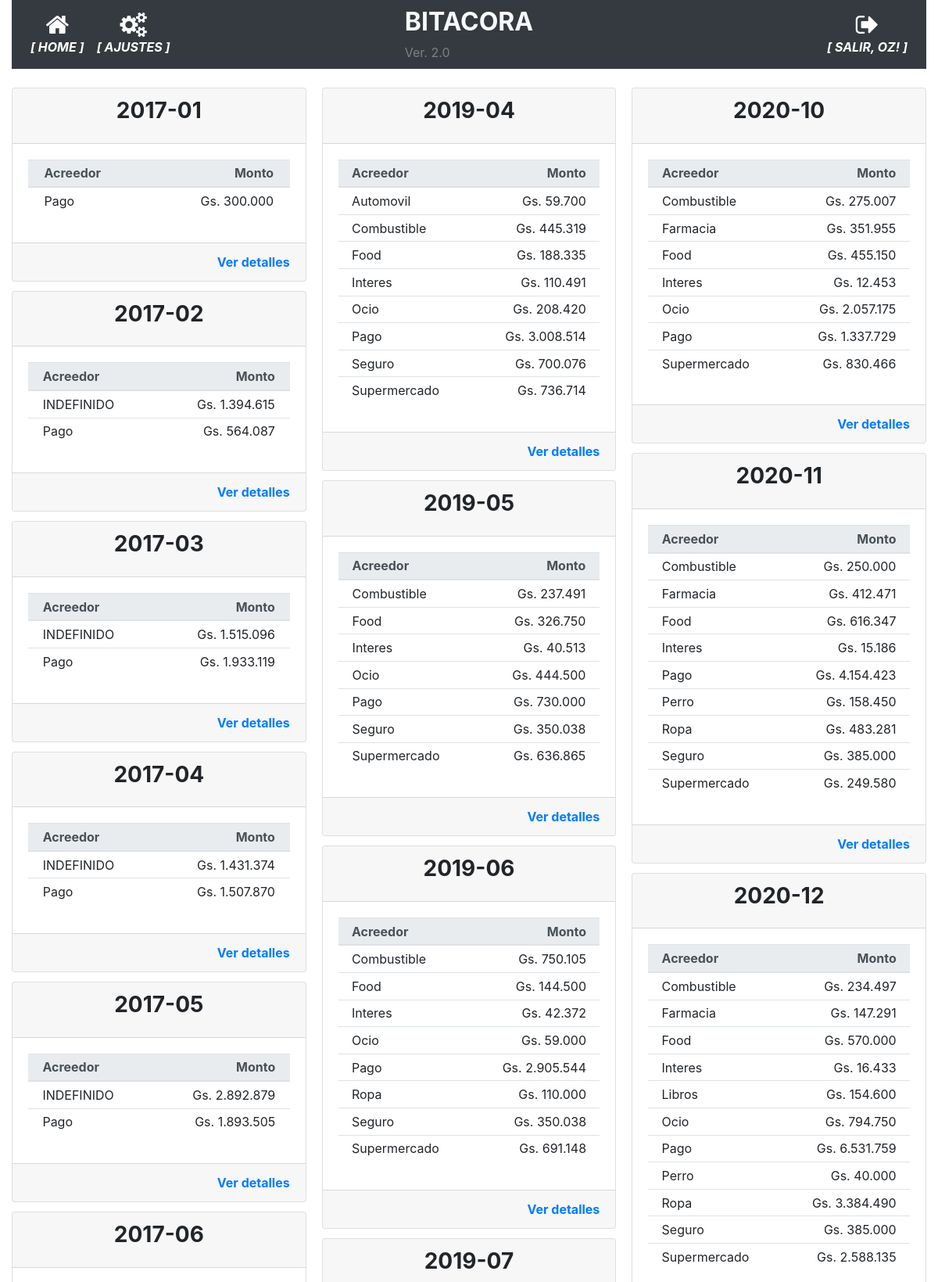
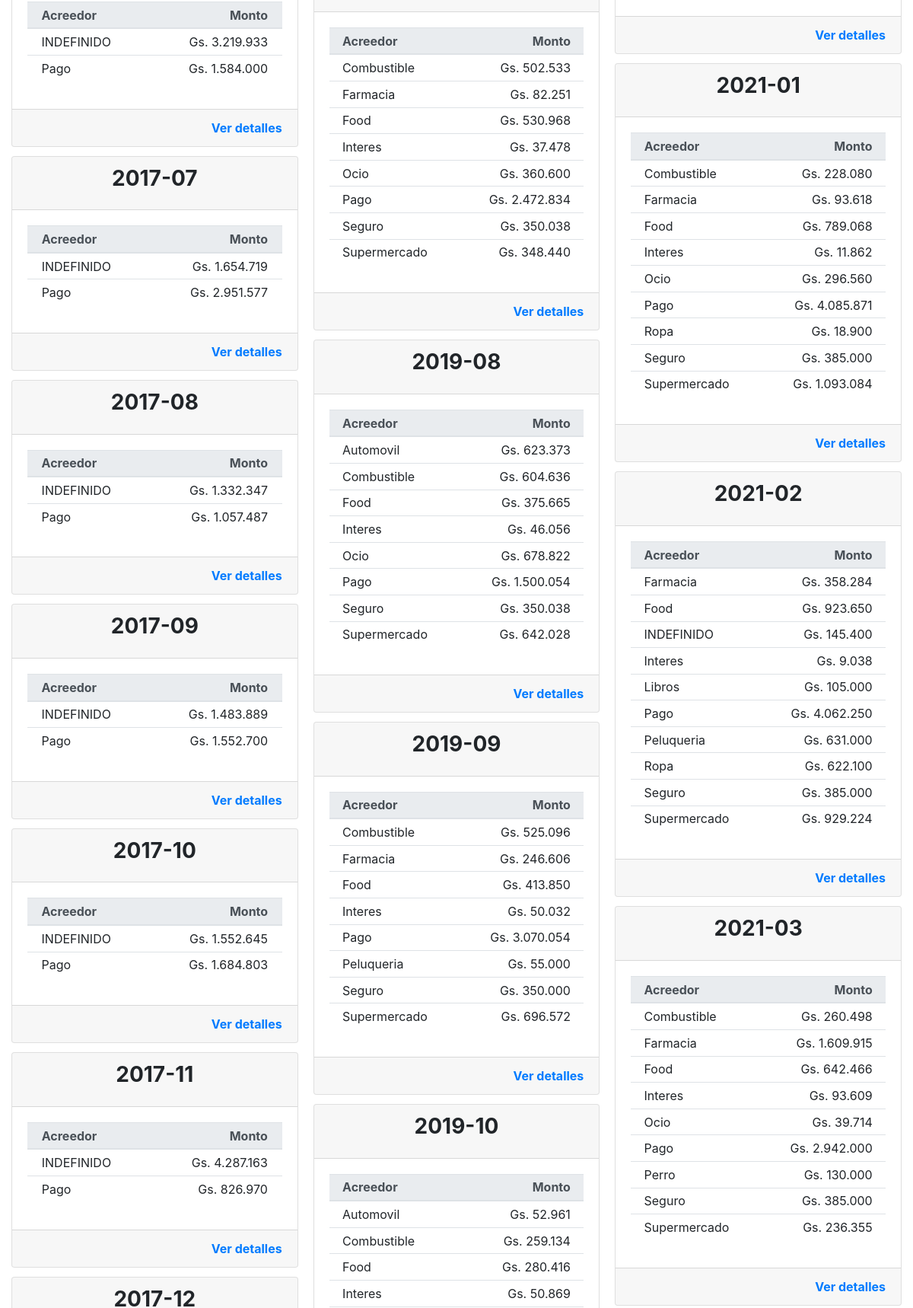
/historial_operacion (signed in, upper part), run on the app's committed database (2 pictures, top to bottom).
### app/models.py (models this page shows, shortened)
class User(UserMixin, db.Model):
    id = db.Column(db.Integer, primary_key=True)
    username = db.Column(db.String(64), index=True, unique=True)
    email = db.Column(db.String(120), index=True, unique=True)
    password_hash = db.Column(db.String(128))
    perfil = db.Column(db.String(128))

class TiposMovimiento(db.Model):
    __tablename__='tipos_movimiento'
    id = db.Column(db.Integer, primary_key=True)
    tipo = db.Column(db.String(100), nullable=False)

### app/routes.py (the view)
@app.route('/historial_operacion', methods=['GET', 'POST'])
@login_required
def historial_operacion():
    operaciones = db.session.query(func.strftime("%Y-%m", Movimientos.fecha_operacion).label('fecha'), TiposMovimiento.tipo.label('acreedor'), func.sum(Movimientos.monto_operacion).label('total')).join(TiposMovimiento).group_by(func.strftime("%Y-%m", Movimientos.fecha_operacion), TiposMovimiento.tipo).all()
    return render_template('historial_operaciones.html', gastos=operaciones)#, anno=anno, movimientos_anno=movimientos_anno, movimientos_anno_especifico=movimientos_anno_especifico, movimientos_mes_especifico=movimientos_mes_especifico, movimientos_mes_detalle=movimientos_mes_detalle)

### app/models.py (called while the page is built)
@login.user_loader
def load_user(id):
    return User.query.get(int(id))

### app/templates/historial_operaciones.html
{% extends "base.html" %}
{% block main %}
<div class="card-columns">
    {% for fecha, detalle_gasto in gastos | groupby('fecha') %}
    <div class="card card-responsive">
        <div class="card-header">
            <h3 class="card-title text-center"><strong>{{ fecha }}</strong></h3>
        </div>
        <div class="card-body">
            <table class="table table-sm">
                <thead class="thead-light">
                    <th></th>
                    <th>Acreedor</th>
                    <th class="card-text text-right">Monto</th>
                    <th></th>
                </thead>
                <tbody>
                    {% for gasto in detalle_gasto %}
                    <tr>
                        <td></td>
                        <td>{{gasto.acreedor}}</td>
                        <td class="card-text text-right">{{ "Gs. {:,.0f}".format(gasto.total).replace(",", ".") }}</td>
                        <td></td>
                    </tr>
                    {% endfor %}
                </tbody>
            </table>
        </div>
        <div class="card-footer text-muted text-right">
            <a href="{{ url_for('movimientos_mes', mes=fecha) }}" class="card-link"><strong>Ver detalles</strong></a>
        </div>
    </div>
    {% endfor %}
</div>
{% endblock %}

### app/templates/base.html (shortened to what this page needs)
<!doctype html>
<html lang="en">
  <head>
    <link rel="stylesheet" href="https://stackpath.bootstrapcdn.com/bootstrap/4.5.0/css/bootstrap.min.css">
    <link rel="stylesheet" href="https://maxcdn.bootstrapcdn.com/font-awesome/4.4.0/css/font-awesome.min.css">
  </head>
  <body>
    <div class="container-fluid">
      <nav class="navbar navbar-expand-md navbar-dark bg-dark">
        <div class="navbar-collapse collapse w-100 order-1 order-md-0 dual-collapse2">
            <ul class="navbar-nav mr-auto text-center">
              <li class="nav-item active">
                <a href="{{ url_for('index') }}" class="nav-link d-flex flex-column">
                <i class="fa fa-home fa-2x"></i>
                <span class="d-none d-sm-inline"><i><strong>[ HOME ]</strong></i></span></a>
              </li>
              <li class="nav-item active">
                <a href="{{ url_for('parametrico') }}" class="nav-link d-flex flex-column">
                <i class="fa fa-cogs fa-2x"></i>
                <span class="d-none d-sm-inline"><i><strong>[ AJUSTES ]</strong></i></span></a>
              </li>
            </ul>
        </div>
        <div class="mx-auto order-0">
            <h2 class="mx-auto text-light"><strong>BITACORA</strong></h2>
            <span style="color: grey">Ver. 2.0</span>
        </div>
        <div class="navbar-collapse collapse w-100 order-3 dual-collapse2">
            <ul class="navbar-nav ml-auto text-center">
              <li class="nav-item active">
                {% if current_user.is_anonymous %}
                  <a href="{{ url_for('logout') }}" class="nav-link d-flex flex-column">
                  <i class="fa fa-sign-in fa-2x"></i>
                  <span class="d-none d-sm-inline"><i><strong>[ ACCEDER ]</strong></i></span></a>
                {% else %}
                  <a href="{{ url_for('logout') }}" class="nav-link d-flex flex-column">
                  <i class="fa fa-sign-out fa-2x"></i>
                  <span class="d-none d-sm-inline"><i><strong>[ SALIR, {{ current_user.username | upper }}! ]</strong></i></span></a>
                {% endif %}
              </li>
            </ul>
        </div>
    </nav>
    <br>
      <div>
        {% block main %}{% endblock %}
      </div>
    </div>
  </body>
</html>

### data on the page
User: username "OZ"
TiposMovimiento: acreedor "Pago", total "Gs. 300.000", total "Gs. 564.087", total "Gs. 1.933.119", total "Gs. 1.507.870", total "Gs. 1.893.505", total "Gs. 1.584.000", total "Gs. 2.951.577", total "Gs. 1.057.487", total "Gs. 1.552.700", total "Gs. 1.684.803", total "Gs. 826.970", total "Gs. 3.008.514", total "Gs. 730.000", total "Gs. 2.905.544", total "Gs. 2.472.834", total "Gs. 1.500.054", total "Gs. 3.070.054", total "Gs. 1.337.729", total "Gs. 4.154.423", total "Gs. 6.531.759", total "Gs. 4.085.871", total "Gs. 4.062.250", total "Gs. 2.942.000"
TiposMovimiento: acreedor "INDEFINIDO", total "Gs. 1.394.615", total "Gs. 1.515.096", total "Gs. 1.431.374", total "Gs. 2.892.879", total "Gs. 3.219.933", total "Gs. 1.654.719", total "Gs. 1.332.347", total "Gs. 1.483.889", total "Gs. 1.552.645", total "Gs. 4.287.163", total "Gs. 145.400"
TiposMovimiento: acreedor "Automovil", total "Gs. 59.700", total "Gs. 623.373", total "Gs. 52.961"
TiposMovimiento: acreedor "Combustible", total "Gs. 445.319", total "Gs. 237.491", total "Gs. 750.105", total "Gs. 502.533", total "Gs. 604.636", total "Gs. 525.096", total "Gs. 259.134", total "Gs. 275.007", total "Gs. 250.000", total "Gs. 234.497", total "Gs. 228.080", total "Gs. 260.498"
TiposMovimiento: acreedor "Food", total "Gs. 188.335", total "Gs. 326.750", total "Gs. 144.500", total "Gs. 530.968", total "Gs. 375.665", total "Gs. 413.850", total "Gs. 280.416", total "Gs. 455.150", total "Gs. 616.347", total "Gs. 570.000", total "Gs. 789.068", total "Gs. 923.650", total "Gs. 642.466"
TiposMovimiento: acreedor "Interes", total "Gs. 110.491", total "Gs. 40.513", total "Gs. 42.372", total "Gs. 37.478", total "Gs. 46.056", total "Gs. 50.032", total "Gs. 50.869", total "Gs. 12.453", total "Gs. 15.186", total "Gs. 16.433", total "Gs. 11.862", total "Gs. 9.038", total "Gs. 93.609"
TiposMovimiento: acreedor "Ocio", total "Gs. 208.420", total "Gs. 444.500", total "Gs. 59.000", total "Gs. 360.600", total "Gs. 678.822", total "Gs. 2.057.175", total "Gs. 794.750", total "Gs. 296.560", total "Gs. 39.714"
TiposMovimiento: acreedor "Seguro", total "Gs. 700.076", total "Gs. 350.038", total "Gs. 350.000", total "Gs. 385.000"
TiposMovimiento: acreedor "Supermercado", total "Gs. 736.714", total "Gs. 636.865", total "Gs. 691.148", total "Gs. 348.440", total "Gs. 642.028", total "Gs. 696.572", total "Gs. 830.466", total "Gs. 249.580", total "Gs. 2.588.135", total "Gs. 1.093.084", total "Gs. 929.224", total "Gs. 236.355"
TiposMovimiento: acreedor "Ropa", total "Gs. 110.000", total "Gs. 483.281", total "Gs. 3.384.490", total "Gs. 18.900", total "Gs. 622.100"
TiposMovimiento: acreedor "Farmacia", total "Gs. 82.251", total "Gs. 246.606", total "Gs. 351.955", total "Gs. 412.471", total "Gs. 147.291", total "Gs. 93.618", total "Gs. 358.284", total "Gs. 1.609.915"
TiposMovimiento: acreedor "Peluqueria", total "Gs. 55.000", total "Gs. 631.000"
TiposMovimiento: acreedor "Perro", total "Gs. 158.450", total "Gs. 40.000", total "Gs. 130.000"
TiposMovimiento: acreedor "Libros", total "Gs. 154.600", total "Gs. 105.000"

### other printed values
{{ fecha }} "2017-01" "2017-02" "2017-03" "2017-04" "2017-05" "2017-06" "2017-07" "2017-08" "2017-09" "2017-10" "2017-11" "2019-04" "2019-05" "2019-06" "2019-07" "2019-08" "2019-09" "2019-10" "2020-10" "2020-11" "2020-12" "2021-01" "2021-02" "2021-03"
